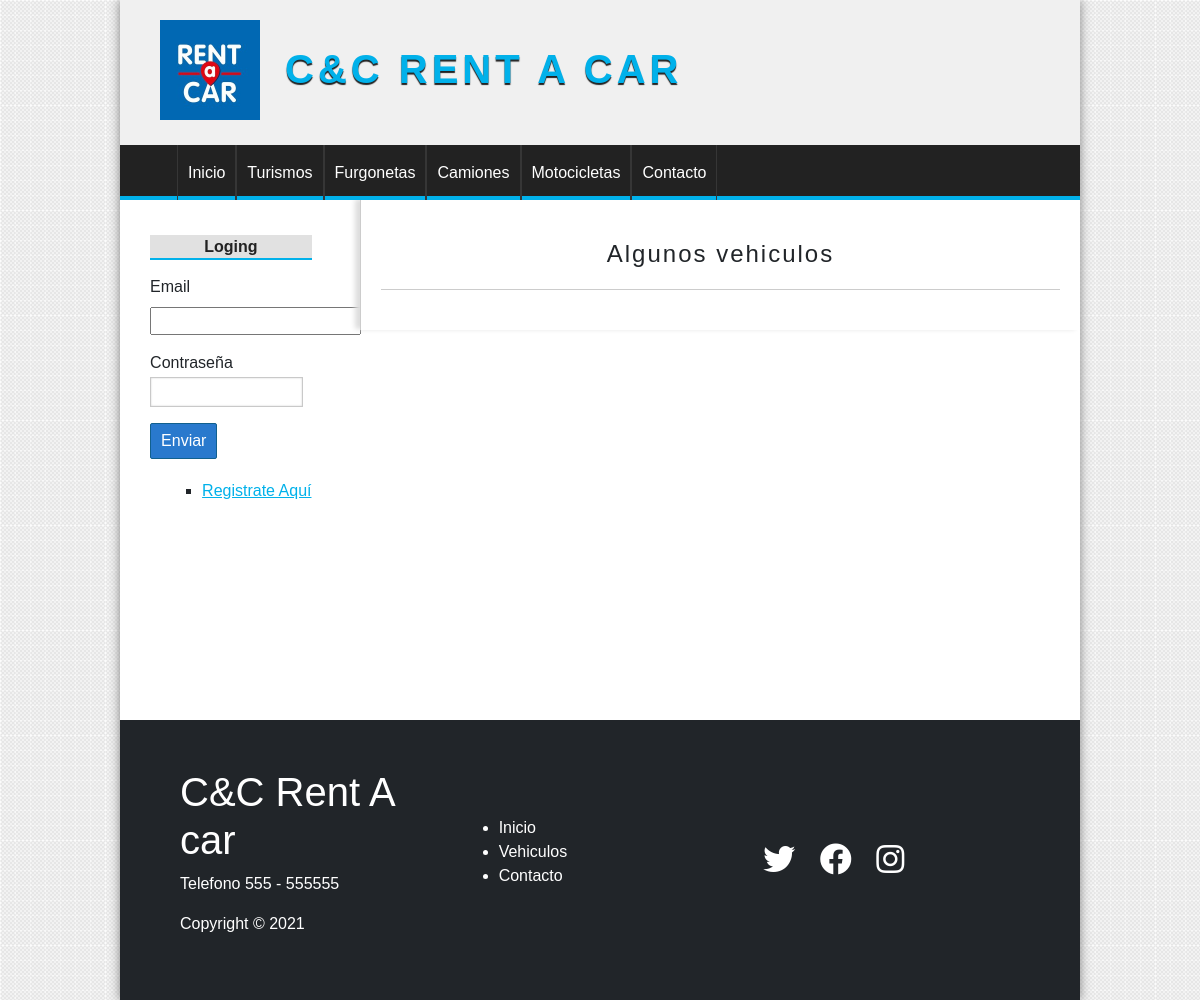
Before: / with the older database file.
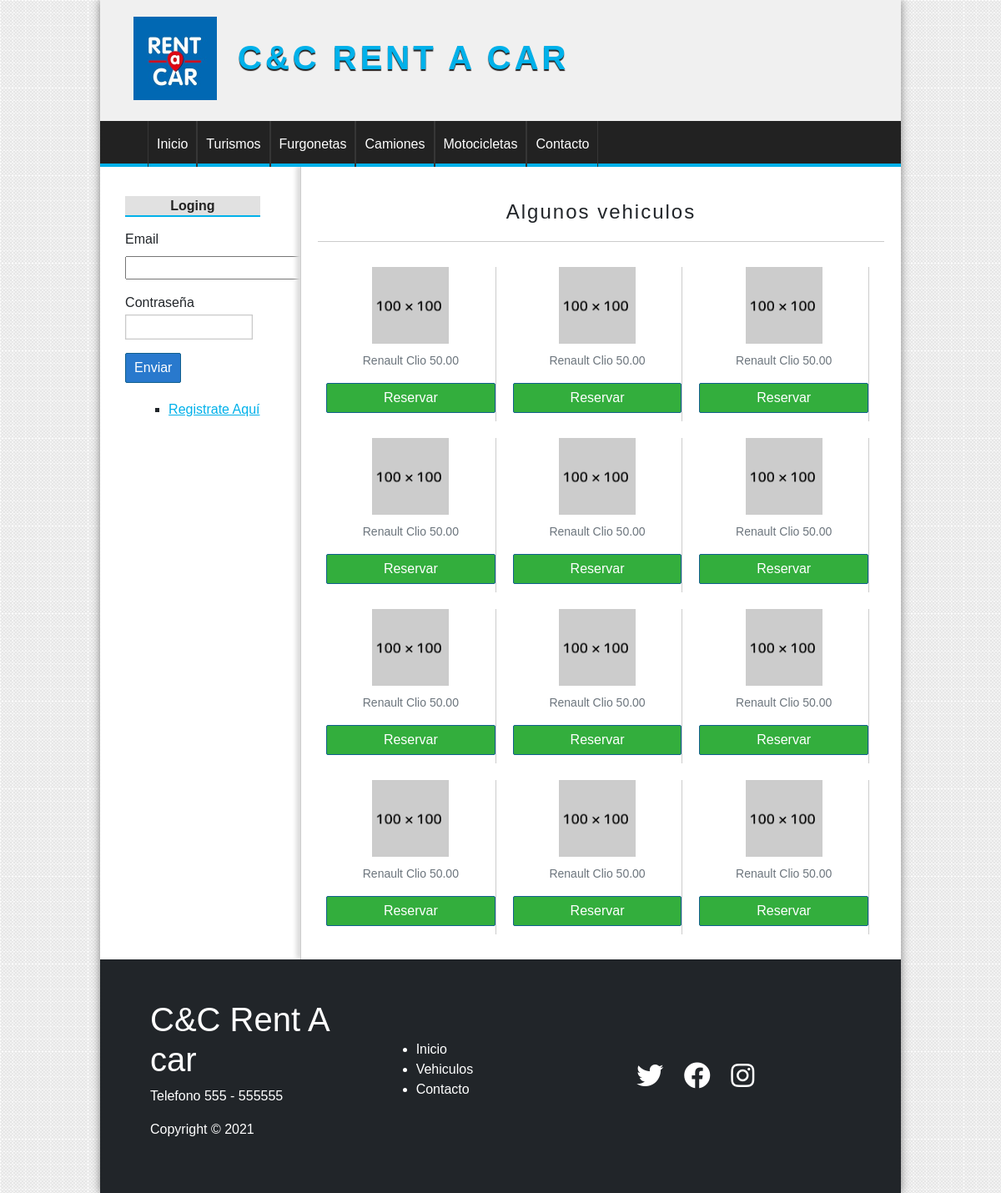
After: the same page with the newer database file.
### tables this page shows
CREATE TABLE categorias(
    id INT(255) auto_increment not null,
    nombre VARCHAR(100) not null,

    CONSTRAINT pk_categorias PRIMARY KEY (id)
);

CREATE TABLE vehiculos(
    
    id int(255) auto_increment not null,
    categoria_id INT(255) not null,
    matricula varchar(100) not null,
    precio FLOAT (100,2) not null,
    marca VARCHAR (255),
    modelo VARCHAR (255) not null,    
    stock int(255) not null,
    imagen VARCHAR(255),
   
    CONSTRAINT pk_vehiculos PRIMARY KEY(id),
    CONSTRAINT fk_vehiculos_categoria FOREIGN KEY(categoria_id) REFERENCES categorias(id)
    
);

### config/db.php (called while the page is built)
<?php
class Database{
    public static function connect(){
        $db = new mysqli('localhost', 'root', '', 'candc_rent_a_car');
        $db->query("SET NAMES 'UTF-8'");
        return $db;
    }
}

### models/categoria.php (called while the page is built, shortened)
<?php
class Categoria{
    private $id;
    private $nombre;
    public function __construct($id = ''){
        $this->db = Database::connect();
        if($id){
            $reg = $this->db->query("SELECT * FROM categorias WHERE id = ".$id);
            $categoria = $reg->fetch_object();
            $this->id = $categoria->id;
            $this->nombre = $categoria->nombre;
        }
        return $this;
    }
    function getId(){
        return $this->id;
    }
    function getNombre(){
        return $this->nombre;
    }
    public static function getAll(){
        $categoria = new Categoria();
        $reg = $categoria->db->query("SELECT id FROM categorias ORDER BY id ASC;");
        $array = array();
        while($cat = $reg->fetch_object()){
            $aux = new Categoria($cat->id);
            $array[$aux->getId()]=$aux;
        }
        return $array;
    }
}

### helpers/utils.php (called while the page is built, shortened)
<?php
require_once 'models/categoria.php';
class Utils
{
    public static function showCategorias(){
        $categorias = Categoria::getAll();
        return $categorias;
    }
}

### controllers/VehiculoController.php (called while the page is built, shortened)
<?php
require_once 'models/vehiculo.php';
class vehiculoController
{
    public function index()
    {
        $vehiculo = new Vehiculo();
        $vehiculos = $vehiculo->getAll();
        require_once 'views/vehiculos/destacados.php';
    }
}

### models/vehiculo.php (called while the page is built, shortened)
<?php
require_once ('categoria.php');
class Vehiculo
{
    private $id;
    private $precio;
    private $marca;
    private $modelo;
    public function __construct($id="")
    {
        $this->db = Database::connect();
        if($id){
            $vehiculo = $this->db->query("SELECT * FROM vehiculos WHERE id = ".$id);
            $vehiculo_aux = $vehiculo->fetch_object();
            $this->id = $vehiculo_aux->id;
            $this->precio = $vehiculo_aux->precio;
            $this->marca = $vehiculo_aux->marca;
            $this->modelo = $vehiculo_aux->modelo;
        }
        return $this;
    }
    public function getId()
    {
        return $this->id;
    }
    public function getPrecio()
    {
        return $this->precio;;
    }
    public function getMarca()
    {
        return $this->marca;;
    }
    public function getModelo()
    {
        return $this->modelo;
    }
    public static function getAll()
    {
        $vehiculos = new Vehiculo();
        $vehiculos = $vehiculos->db->query("SELECT * FROM vehiculos ORDER BY id ASC");
        $array = array();
        while($veh = $vehiculos->fetch_object()){
            $aux = new Vehiculo($veh->id);
            $array[$aux->getId()]=$aux;
        }
        return $array;
    }
 }

### views/vehiculos/destacados.php (the view)
<h1> Algunos vehiculos </h1>
<?php foreach ($vehiculos as $veh) { ?>
    <div class="vehicle">
        <figure class="figure">
            <img src="assets/css/imagenes/100x100.gif" alt="Imagen de Prueba">
            <figcaption class="figure-caption text-end"><?= $veh->getMarca() . " " . $veh->getModelo() . " " . $veh->getPrecio() ?></figcaption>
        </figure>
      <a class="button" href="#">Reservar</a>
    </div>
<?php } ?>

### views/layout/header.php (shortened to what this page needs)
<!DOCTYPE html>
<html lang="es">
<head>
    <link href="https://cdn.jsdelivr.net/npm/bootstrap@5.0.0-beta3/dist/css/bootstrap.min.css" rel="stylesheet">
    <link rel="stylesheet" href="<?= base_url ?>assets/css/style.css">
    <link rel="stylesheet" href="https://cdnjs.cloudflare.com/ajax/libs/font-awesome/5.15.3/css/all.min.css" />
</head>
<body>
    <div id="container">
        <header id="header">
            <div id="logo">
                <img src="<?= base_url ?>assets/css/imagenes/Logo.jfif" alt="Logo Vehiculo">
                <h1> C&C Rent A car</h1>
            </div>
        </header>
        <?php $categorias = Utils::showCategorias(); ?>
        <nav id="menu">
            <ul>
                <li><a href="<?=base_url?>"> Inicio</a></li>
                <?php foreach ($categorias as $cat) { ?>
                    <li><a href="<?= base_url ?>categoria/ver&id=<?= $cat->getId() ?>"><?= $cat->getNombre() ?></a></li>
                <?php } ?>
                <li><a href="#"> Contacto</a></li>
            </ul>
        </nav>
        <div id="content">

### views/layout/sidebar.php (shortened to what this page needs)
<aside id="lateral">
    <div id="login" class="block_aside">
        <?php if (!isset($_SESSION['identity'])) : ?>
            <h3> Loging </h3>
            <form action="<?= base_url ?>usuario/login" method="POST">
                <div class="mb-3">
                    <label for="email" class="form-label">Email </label>
                    <input type=" email" name="email">
                </div>
                <div class="mb-3">
                    <label for="password" >Contraseña </label>
                    <input type="password" name="password">
                </div>
                <div class="mb-3">
                    <input type="submit" value="Enviar">
                </div>
            </form>
        <?php else : ?>
            <h3><?= $_SESSION['identity']->nombre ?> <?= $_SESSION['identity']->apellidos ?> </h3>
        <?php endif; ?>
        <ul>
            <?php if (isset($_SESSION['identity'])) : ?>
                <li><a href="#">Mis Reservas</a></li>
                <li><a href="<?= base_url ?>usuario/logout">Cerrar Sesion</a></li>
            <?php else : ?>
                <li><a href="<?= base_url ?>usuario/registro">Registrate Aquí</a></li>
            <?php endif; ?>
        </ul>
    </div>
</aside>
<div id="central">

### index.php (shortened to what this page needs)
<?php
require_once 'config/db.php';
require_once 'helpers/utils.php';
require_once 'views/layout/header.php';
require_once 'views/layout/sidebar.php';
if (isset($_GET['controller'])) {
    $nombre_controlador = $_GET['controller'].'Controller';
} elseif(!isset($_GET['controller']) && !isset($_GET['action'])) {
    $nombre_controlador = controller_default;
}else{
    show_error();
    exit();
}
if (class_exists($nombre_controlador)) {
    $controlador = new $nombre_controlador();
    if (isset($_GET['action']) && method_exists($controlador, $_GET['action'])) {
        $action = $_GET['action'];
        $controlador->$action();
    } elseif (!isset($_GET['controller']) && !isset($_GET['action'])) {
        $action_default = action_default;
        $controlador->$action_default();
    } else {
        show_error();
    }
} else {
    show_error();
}
require_once 'views/layout/footer.php';

### views/layout/footer.php
</div>
</div>
<footer class="footer bg-dark p-5">
    <div class="container grid">
        <div>
            <h1>C&C Rent A car</h1>
            <p> Telefono 555 - 555555</p>
            <p> Copyright &copy; 2021</p>
        </div>
        <nav>
            <ul>
                <li><a href="index.html">Inicio</a></li>
                <li><a href="index.html">Vehiculos</a></li>
                <li><a href="index.html">Contacto</a></li>
            </ul>
        </nav>
        <div class="social">
            <a href="#"> <i class="fab fa-twitter fa-2x"></i></a>
            <a href="#"> <i class="fab fa-facebook fa-2x"></i></a>
            <a href="#"> <i class="fab fa-instagram fa-2x"></i></a>
        </div>
    </div>
</footer>
</div>
</body>
</html>

### assets/css/style.css (style rules this page uses)
* { padding: 0; margin: 0; font-family: sans-serif, Helvetica, Arial; }
body { background: url(../../../imagenes/bg.png); }
a { color: #01b1ea; }
#logo { margin-left: 20px; padding: 20px; float: left; }
#logo img { height: 100px; float: left; }
#logo h1 { float: left; font-size: 40px; letter-spacing: 4px; font-family: 'OpenSans', Helvetica, Arial; text-transform: uppercase; color: #01b1ea; font-weight: bold; margin-top: 25px; margin-left: 25px; text-shadow: 0px 2px 1px #222222; transition: 300ms all; }
#container { width: 80%; margin: 0 auto; box-shadow: 0px 0px 10px gray; background: white; }
header { height: 145px; background: #F0F0F0; }
#menu { clear: both; background: #222; color: white; height: 55px; border-bottom: 4px solid #01b1ea; }
#menu ul { list-style: none; text-decoration: none; margin: 0 auto; margin-left: 25px; }
#menu ul li { line-height: 55px; float: left; border-right:1px solid #363636; }
#menu a { display: block; text-decoration: none; color: white; padding-left: 10px; padding-right: 10px; transition: 700ms all; }
#menu a:first-child { border-left: 1px solid #363636; }
#content { margin: 0 auto; overflow: hidden; background: white; }
#lateral { width: 21%; min-height: 500px; float: left; margin-top: 20px; margin-left: 10px; }
#lateral .block_aside { display: block; width: 90%; margin: 5px auto; padding: 10px; }
#lateral h3 { display: block; color: #222; width: 100%; text-align: center; padding-top: 2px; padding-bottom: 2px; margin-bottom: 15px; font-size: 16px; font-weight: bold; background: #e1e1e1; border-bottom: 2px solid #01b1ea; }
#lateral ul { margin-top: 20px; margin-bottom: 20px; }
#lateral ul li { list-style: square; margin-left: 20px; margin-top: 5px; margin-bottom: 5px; }
label, input[type="text"], input[type="password"], input[type="email"], select { display: block; width: 95%; margin-top: 2px; margin-bottom: 2px; }
input[type="text"], input[type="password"], input[type="email"], select { border: 1px solid #c9c9c9; box-shadow: 0px 0px 2px #ccc inset; background: white; padding: 2px; color: gray; transition: 300ms all; }
input[type="submit"], input[type="button"], button, .button { display: block; border-radius: 2px; width: auto; padding: 5px; padding-left: 10px; padding-right: 10px; color: white; background: #2979cd; border: 1px solid #11608e; cursor: pointer; }
.button { background: #33ae3d; color: white; text-decoration: none; }
label, input[type="submit"], input[type="button"], button { display: block; margin-top: 10px; }
#central { width: 75%; float: right; border-left: 1px solid #ccc; box-shadow: -5px -1px 5px #ddd; padding: 20px; }
#central h1 { font-size: 24px; text-align: center; font-weight: normal; letter-spacing: 2px; border-bottom: 1px solid #ccc; margin-bottom: 20px; padding: 20px; }
.vehicle { width: 30%; border-right: 1px solid #ccc; float: left; margin-left: 10px; margin-right: 10px; margin-top: 10px; margin-bottom: 10px; text-align: center; }
.vehicle img { width: 80%; margin-bottom: 10px; }
.vehicle a { margin-bottom: 10px; }
.footer nav ul li a { color: white; text-decoration: none; list-style: none; list-style: square; }
.footer .social a { margin: 0 10px; color: white; }
.footer .social i { transition: all 300ms; }
.bg-dark, .btn-dark { background-color: #002240; color: #fff; }
.grid { display: grid; grid-template-columns: repeat(3, 1fr); gap: 20px; justify-content: center; align-items: center; height: 100%; }

Changed rows visible on the page:
added vehiculos: marca "Renault", modelo "Clio", precio "50.00"
added vehiculos: marca "Renault", modelo "Clio", precio "50.00"
added vehiculos: marca "Renault", modelo "Clio", precio "50.00"
added vehiculos: marca "Renault", modelo "Clio", precio "50.00"
added vehiculos: marca "Renault", modelo "Clio", precio "50.00"
added vehiculos: marca "Renault", modelo "Clio", precio "50.00"
added vehiculos: marca "Renault", modelo "Clio", precio "50.00"
added vehiculos: marca "Renault", modelo "Clio", precio "50.00"
added vehiculos: marca "Renault", modelo "Clio", precio "50.00"
added vehiculos: marca "Renault", modelo "Clio", precio "50.00"
added vehiculos: marca "Renault", modelo "Clio", precio "50.00"
added vehiculos: marca "Renault", modelo "Clio", precio "50.00"
